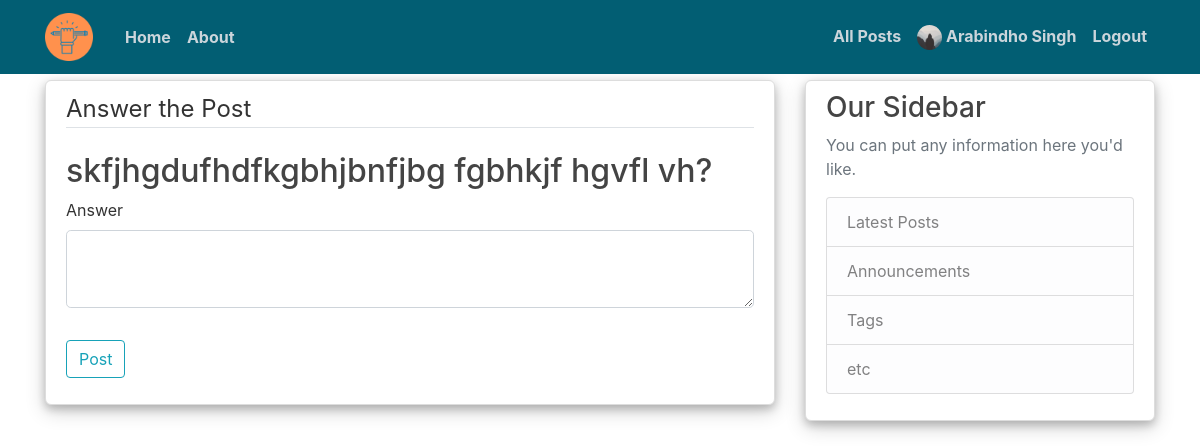
Page /post/1/answer (signed in) on the earlier database version.
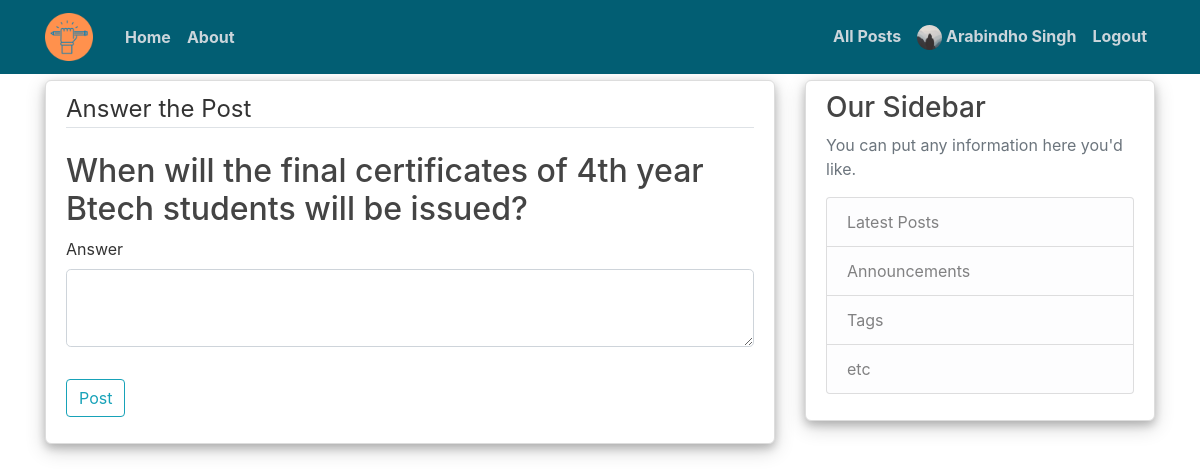
Same page on the later database version.
### flaskApp/models.py (models this page shows, shortened)
class Post(db.Model):
    id = db.Column(db.Integer, primary_key=True, autoincrement=True)
    title = db.Column(db.String(100), nullable=False)
    date_posted = db.Column(db.DateTime, nullable=False, default=datetime.utcnow)
    content = db.Column(db.Text, nullable=False)
    is_answered = db.Column(db.Boolean, default=False, nullable=False)
    answers = db.relationship('Answer', backref='post', lazy=True)
    user_id = db.Column(db.Integer, db.ForeignKey('user.id'), nullable=False)

### flaskApp/posts/routes.py (the view)
@posts.route("/post/<int:post_id>/answer", methods=['GET', 'POST'])
@login_required
def answer_post(post_id):
    post = Post.query.get_or_404(post_id)
    if post.author != current_user and current_user.is_admin==False:
        abort(403)
    form = AnswerForm()
    if form.validate_on_submit():
        ans = Answer(content=form.content.data, post_id=post.id, user_id=current_user.id)
        db.session.add(ans)
        db.session.commit()
        post.is_answered = True
        db.session.commit()
        flash('Answer has been updated!', 'success')
        return redirect(url_for('posts.post', post_id=post.id, answer=True))
    elif request.method == 'GET':
        post_title = post.title
        post_data = post.content
    return render_template('answer_post.html', title='Answer Post',
                           form=form, post_title=post_title, post_data=post_data)

### flaskApp/posts/forms.py
class AnswerForm(FlaskForm):
    content = TextAreaField('Answer', validators=[DataRequired()])
    submit = SubmitField('Post')

### flaskApp/models.py (called while the page is built)
@login_manager.user_loader
def load_user(user_id):
    return User.query.get(int(user_id))

### flaskApp/templates/answer_post.html (shortened to what this page needs)
{% extends "layout.html" %}
{% block content %}
<div class="content-section">
    <form method="POST" action="">
        <fieldset class="form-group">
            <legend class="border-bottom mb-4">Answer the Post</legend>
            <h2>{{ post_data }}</h2>
            <div class="form-group">
                {{ form.content.label(class="form-control-label") }}
                {% if form.content.errors %}
                    {{ form.content(class="form-control form-control-lg is-invalid") }}
                    <div class="invalid-feedback">
                        {% for error in form.content.errors %}
                            <span>{{ error }}</span>
                        {% endfor %}
                    </div>
                {% else %}
                    {{ form.content(class="form-control form-control-lg") }}
                {% endif %}
            </div>
        </fieldset>
        <div class="form-group">
            {{ form.submit(class="btn btn-outline-info") }}
        </div>
    </form>
</div>
{% endblock content %}

Differences in the rows shown:
changed Post: content "skfjhgdufhdfkgbhjbnfjbg fgbhkjf hgvfl vh?" → "When will the final certificates of 4th year Btech students will be issued?"
